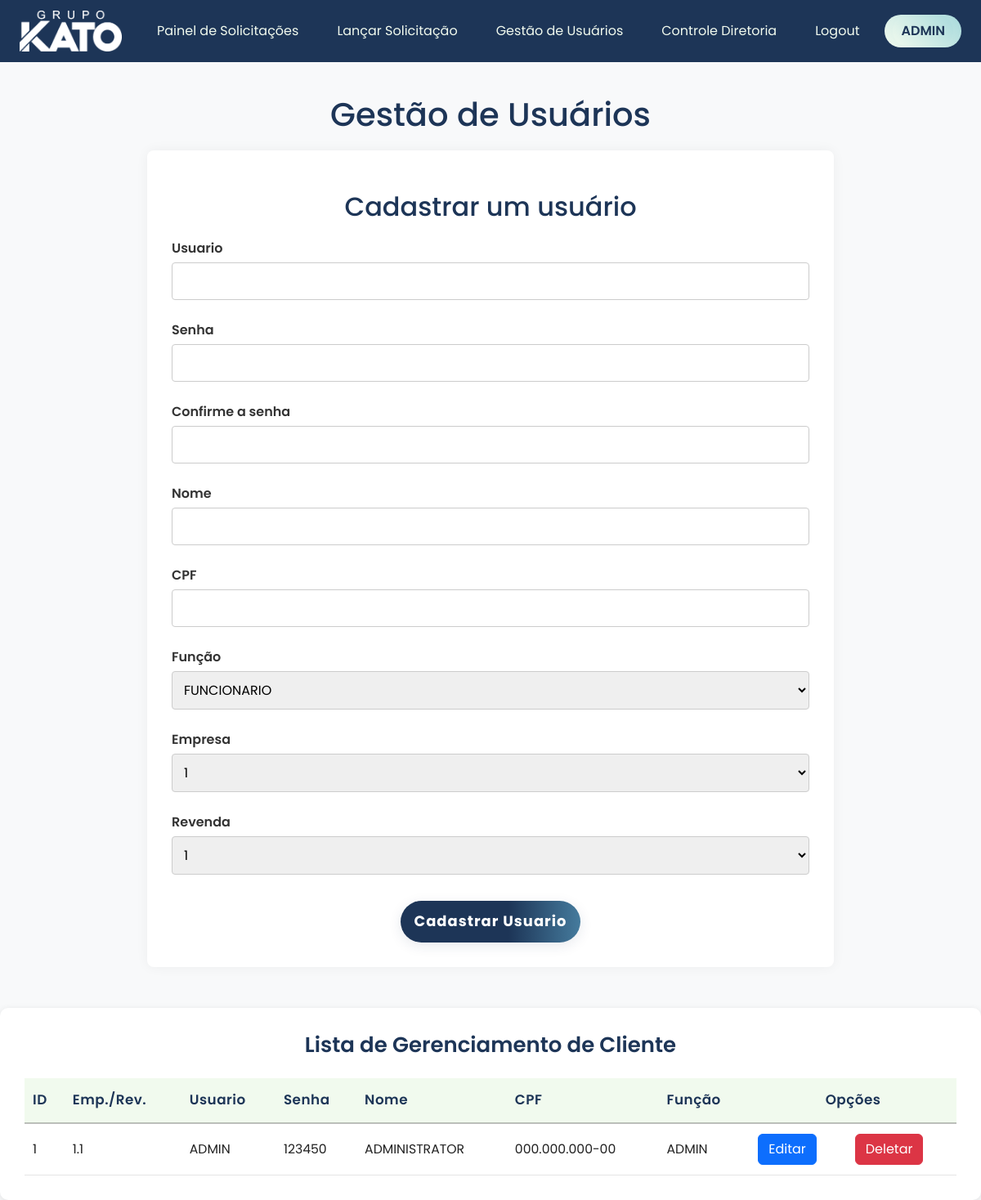
Page /gestao-usuarios/ (signed in) on the earlier database version.
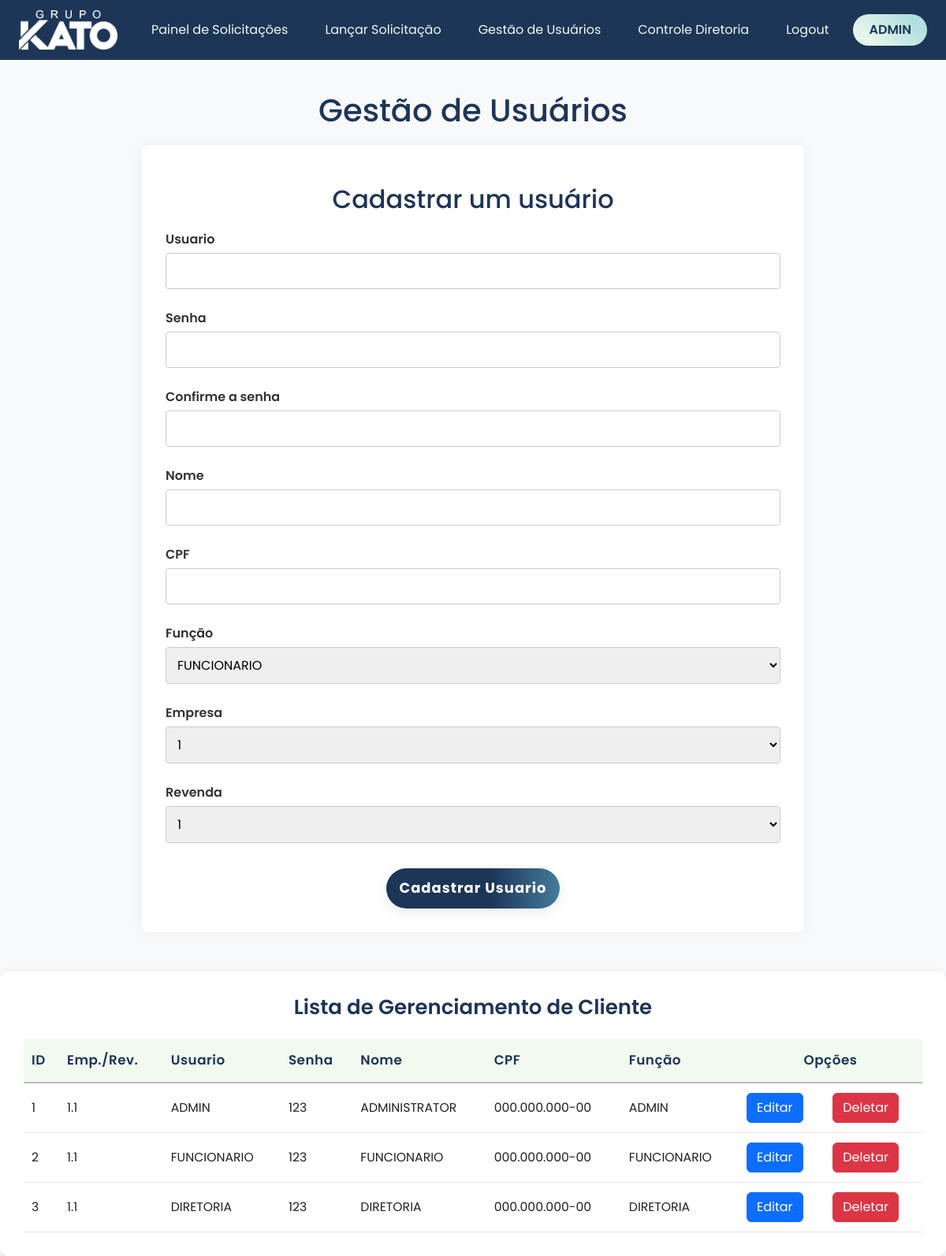
Same page on the later database version.
### models/database.py (models this page shows)
class Usuarios(UserMixin, Model):
    USUARIO = CharField(unique=True)
    SENHA = CharField()
    NOME = CharField()
    CPF = CharField()
    FUNCAO = CharField()
    EMPRESA = IntegerField()
    REVENDA = IntegerField()
    class Meta:
        database = db

### routes/blueprint_gestao_usuarios.py (the view)
@blueprint_gestao_usuarios.route('/')
@login_required
@role_required('ADMIN')
def gestao_usuarios():
    query = Usuarios.select().order_by(Usuarios.id)
    return render_template('gestao_usuarios.html', usuario_logado=current_user.USUARIO, usuarios=query)

### main.py (called while the page is built)
@login_manager.user_loader
def load_user(user_id):
    try:
        return Usuarios.get(Usuarios.id == int(user_id))
    except Usuarios.DoesNotExist:
        return None

### templates/gestao_usuarios.html (shortened to what this page needs)
<!DOCTYPE html>
<html lang="pt-br">
<head>
    <link href="https://cdn.jsdelivr.net/npm/bootstrap@5.3.0/dist/css/bootstrap.min.css" rel="stylesheet">
    <link rel="stylesheet" href="{{ url_for('static', filename='css/gestao_usuarios.css') }}">
</head>
<body>
    <header>
        <nav class="navbar navbar-light bg-dark px-4">
            <a class="navbar-brand" href="{{ url_for('blueprint_painel_solicitacoes.painel_solicitacoes') }}"><img src="{{ url_for('static', filename='img/Logo - Grupo Kato Branco.png') }}" alt="Logo KATO"></a>
            <ul class="nav">
                <li class="nav-item">
                    <a class="nav-link text-white" href="{{ url_for('blueprint_painel_solicitacoes.painel_solicitacoes') }}">Painel de Solicitações</a>
                </li>
                <li class="nav-item">
                    <a class="nav-link text-white" href="{{ url_for('blueprint_lancar_solicitacao.lancar_solicitacao') }}">Lançar Solicitação</a>
                </li>
                {% if current_user.FUNCAO == 'ADMIN' %}
                    <li class="nav-item">
                        <a class="nav-link text-white" href="{{ url_for('blueprint_gestao_usuarios.gestao_usuarios') }}">Gestão de Usuários</a>
                    </li>
                {% endif %}
                {% if current_user.FUNCAO == 'ADMIN' or current_user.FUNCAO == 'DIRETORIA' %}
                    <li class="nav-item">
                        <a class="nav-link text-white" href="{{ url_for('blueprint_controle_diretoria.controle_diretoria') }}">Controle Diretoria</a>
                    </li>
                {% endif %}
                <li class="nav-item">
                    <a class="nav-link text-white" href="{{ url_for('blueprint_principal.logout') }}">Logout</a>
                </li>
                <li class="user">
                    <a class="user" href="">{{ usuario_logado }}</a>
                </li>
            </ul>
        </nav>
    </header>
    <main>
        <h1 class="titulo-gestao">Gestão de Usuários</h1>
        <form action="{{ url_for('blueprint_gestao_usuarios.cadastrar_usuario') }}" method="POST" class="formulario">
            <h2 class="sub-titulo">Cadastrar um usuário</h2>
            <label for="usuario_id" class="label-usuario">Usuario</label>
            <input type="text" id="usuario_id" name="usuario" class="input-usuario">
            <label for="senha_id" class="label-senha">Senha</label>
            <input type="password" id="senha_id" name="senha" class="input-senha">
            <label for="confirma_senha_id" class="label-confirma-senha">Confirme a senha</label>
            <input type="password" id="confirma_senha_id" name="confirma_senha" class="input-confirma-senha">
            <label for="nome_id" class="label-nome">Nome</label>
            <input type="text" id="nome_id" name="nome" class="input-nome">
            <label for="cpf_id" class="label-cpf">CPF</label>
            <input type="text" id="cpf_id" name="cpf" class="input-cpf">
            <label for="funcao_id" class="label-funcao">Função</label>
            <select name="funcao" id="funcao_id" class="input-funcao">
                <option value="FUNCIONARIO">FUNCIONARIO</option>
            </select>
            <label for="empresa_id" class="label-empresa">Empresa</label>
            <select name="empresa" id="empresa_id">
                <option value="1">1</option>
            </select>
            <label for="revenda_id" class="label-revenda">Revenda</label>
            <select name="revenda" id="revenda_id">
            </select>
            <input type="submit" class="botao-enviar" value="Cadastrar Usuario">
        </form>
        <div class="container-lista">
            <h1>Lista de Gerenciamento de Cliente</h1>
            <table class="tabela">
                <thead class="tabela-head">
                    <tr>
                        <th>ID</th>
                        <th>Emp./Rev.</th>
                        <th>Usuario</th>
                        <th>Senha</th>
                        <th>Nome</th>
                        <th>CPF</th>
                        <th>Função</th>
                        <th colspan="2" class="opcoes">Opções</th>
                    </tr>
                </thead>
                <tbody class="tabela-body">
                    {% for u in usuarios %}
                        <tr>
                            <td>{{ u.id }}</td>
                            <td>{{ u.EMPRESA }}.{{ u.REVENDA }}</td>
                            <td>{{ u.USUARIO }}</td>
                            <td>{{ u.SENHA }}</td>
                            <td>{{ u.NOME }}</td>
                            <td>{{ u.CPF }}</td>
                            <td>{{ u.FUNCAO }}</td>
                            <td>
                                <a href="{{ url_for('blueprint_gestao_usuarios.editar_usuario', id=u.id) }}" class="btn btn-primary">Editar</a>
                            </td>
                            <td>
                                <button class="btn btn-danger" data-bs-toggle="modal" data-bs-target="#confirmModal{{ u.id }}">Deletar</button>
                            </td>
                        </tr>
                    {% endfor %}
                </tbody>
            </table>
        </div>
    </main>
</body>
</html>

### static/css/gestao_usuarios.css (style rules this page uses)
:root { --primary-color: #1d3557; --secondary-color: #f1faee; }
* { font-family: 'Poppins', sans-serif; }
body, html { margin: 0; padding: 0; background-color: #f8f9fa; }
.nav { display: flex; gap: 15px; list-style: none; padding: 0; margin: 0; }
.navbar { background-color: var(--primary-color) !important; }
.navbar-brand img { max-height: 50px; width: auto; margin-right: 10px; }
.navbar-brand { font-weight: bold; font-size: 1.5rem; color: var(--secondary-color) !important; }
.nav-link { color: var(--secondary-color) !important; transition: color 0.3s ease; }
.user { text-decoration: none; color: var(--primary-color); font-weight: 600; font-size: 1rem; text-transform: uppercase; padding: 8px 10px; border-radius: 20px; background: linear-gradient(45deg, #f1faee, #a8dadc); transition: all 0.3s ease; }
.titulo-gestao { text-align: center; margin: 40px 0 20px 0; color: #1d3557; }
.formulario { width: 70%; margin: 0 auto 50px; padding: 30px; background-color: #ffffff; border-radius: 8px; box-shadow: 0 0 15px rgba(0, 0, 0, 0.05); }
.sub-titulo { text-align: center; margin: 20px 0; color: #1d3557; }
.formulario label { display: block; margin-top: 15px; margin-bottom: 5px; font-weight: 600; color: #333; }
#usuario_id { text-transform: uppercase; }
.formulario input[type="text"], .formulario input[type="password"], .formulario select { width: 100%; padding: 10px; font-size: 1rem; border: 1px solid #ccc; border-radius: 4px; margin-bottom: 10px; }
.botao-enviar { width: 220px; display: block; margin: 22px auto 0 auto; padding: 12px 0; background: linear-gradient(90deg, #1d3557 60%, #457b9d 100%); color: #fff; border: none; border-radius: 30px; font-size: 1.12rem; font-weight: 700; cursor: pointer; letter-spacing: 1px; box-shadow: 0 4px 16px rgba(29,53,87,0.10); transition: background 0.2s, transform 0.15s, box-shadow 0.2s; }
.container-lista { max-width: 1200px; margin: 0 auto; padding: 30px; background-color: #fff; border-radius: 10px; box-shadow: 0 2px 8px rgba(0, 0, 0, 0.1); overflow-x: auto; }
.container-lista h1 { text-align: center; margin-bottom: 25px; font-size: 26px; font-weight: 600; color: var(--primary-color); }
.tabela { width: 100%; min-width: 900px; border-collapse: collapse; border-radius: 8px; overflow-x: auto; }
.tabela th { background-color: var(--secondary-color); color: var(--primary-color); font-weight: 600; padding: 14px 10px; text-align: left; border-bottom: 2px solid rgba(38, 38, 38, 0.287); font-size: 1.05rem; letter-spacing: 0.5px; }
.tabela td { padding: 12px 10px; background: #fff; color: #222; font-size: 0.98rem; border-bottom: 1px solid #e5e5e5; vertical-align: middle; transition: background 0.2s; }
.tabela .opcoes { text-align: center; margin-right: 5px; }

Differences in the rows shown:
changed Usuarios "ADMIN": SENHA "123450" → "123"
added Usuarios: id "2", EMPRESA "1", REVENDA "1", USUARIO "FUNCIONARIO", SENHA "123", NOME "FUNCIONARIO", CPF "000.000.000-00", FUNCAO "FUNCIONARIO"
added Usuarios: id "3", EMPRESA "1", REVENDA "1", USUARIO "DIRETORIA", SENHA "123", NOME "DIRETORIA", CPF "000.000.000-00", FUNCAO "DIRETORIA"
